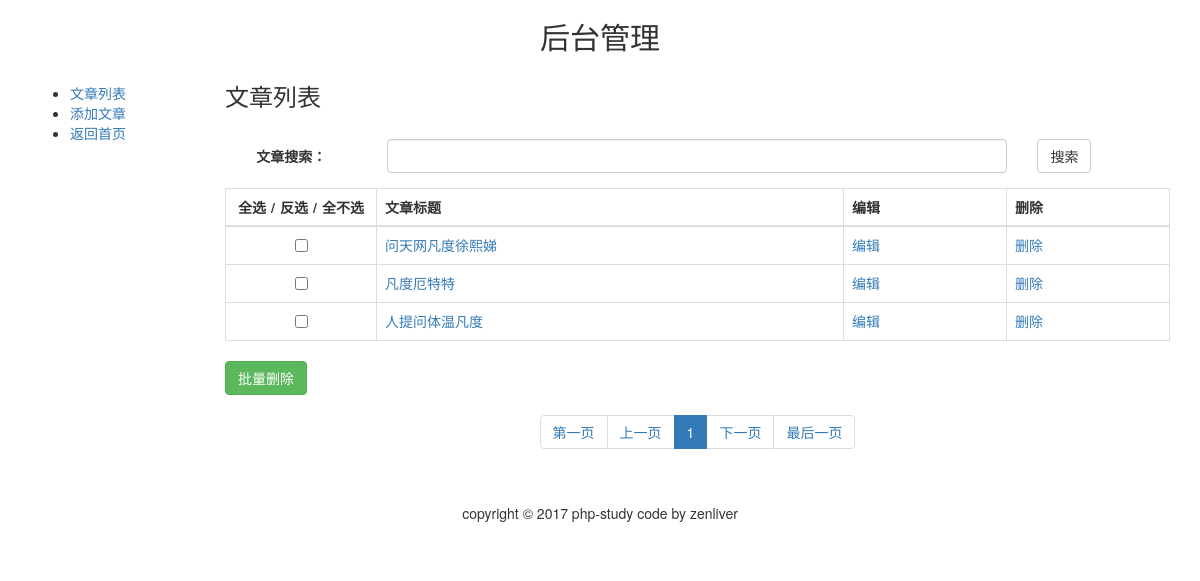
The app's page /admin/index.php with its own data.
### tables this page shows
CREATE TABLE IF NOT EXISTS `article` (
  `id` int(10) unsigned NOT NULL AUTO_INCREMENT,
  `article_title` varchar(200) NOT NULL,
  `article_author` varchar(20) DEFAULT NULL,
  `article_desc` tinytext NOT NULL,
  `article_content` text NOT NULL,
  `article_date` bigint(15) unsigned NOT NULL,
  PRIMARY KEY (`id`),
  UNIQUE KEY `article_date` (`article_date`)
);

### admin/index.php (the view, shortened to what this page needs)
<?php
    $num_per_page = 3;
    $sql_sel_all = "SELECT * FROM article";
    $article_res_all = mysql_query($sql_sel_all);
    $article_num_all = mysql_num_rows($article_res_all);
    $page_num_max = ceil($article_num_all/$num_per_page);
    $url = $_SERVER['REQUEST_SCHEME']."://".$_SERVER['HTTP_HOST'].$_SERVER['REQUEST_URI'];
    if (strpos($url,'?page=')) {
        $page_num = $_GET['page'];
        if (is_numeric($page_num)) {
            if ($page_num > $page_num_max) {
                echo '<script>alert("没有更多文章！");location.href="./index.php";</script>';
                return;
            } else if ($page_num == 0) {
                $page_num = 1;
            }
        } else {
            echo '<script>alert("参数非法！");location.href="./index.php";</script>';
            return;
        }
    } else {
        $page_num = 1;
    }
    if ($page_num > 1) {
        $page_num_prev = $page_num-1;
    } else {
        $page_num_prev = 1;
    }
    if ($page_num < $page_num_max) {
        $page_num_next = $page_num+1;
    } else {
        $page_num_next = $page_num_max;
    }
    $sql_sel_offset = ($page_num-1)*$num_per_page;
    $sql_sel = "SELECT id,article_title FROM article ORDER BY id DESC LIMIT $sql_sel_offset,$num_per_page";
    $article_res = mysql_query($sql_sel);
    while ($data_row = mysql_fetch_assoc($article_res)) {
        $article_data[] = $data_row;
    }
?>
<!DOCTYPE html>
<html lang="en">
<head>
    <link rel="stylesheet" href="./../css/libs/bootstrap.min.css">
    <link rel="stylesheet" href="./../css/libs/font-awesome.min.css">
</head>
<body>
<?php require_once './admin_header.php'; ?>
    <div id="admin">
        <div class="container">
            <div class="row">
                <div class="col-md-2">
                    <div class="admin_sidebar">
<?php require_once './admin_sidebar.php'; ?>
                    </div>
                </div>
                <div class="col-md-10">
                    <div class="admin_content">
                        <h3 style="margin-bottom: 30px;">文章列表</h3>
                        <div class="admin_search">
                            <form class="form-horizontal" role="form" action="#" method="get">
                                <div class="form-group">
                                    <label for="admin_search_keyword" class="col-sm-2 control-label text-left" style="text-align:center;">文章搜索：</label>
                                    <div class="col-sm-8">
                                        <input type="text" name="keyword" class="form-control" id="admin_search_keyword" placeholder="">
                                    </div>
                                    <div class="col-sm-2">
                                        <button type="submit" class="btn btn-default admin_search_btn">搜索</button>
                                    </div>
                                </div>
                            </form>
                        </div>
                        <div class="admin_article_list">
                            <div class="table-responsive">
                                <table class="table table-bordered table-hover">
                                    <thead>
                                        <tr>
                                            <th class="" style="width:16%;text-align:center;">
                                                <span class="admin_article_checkbox_all" style="cursor:pointer;">全选</span><span style="margin-left:5px;margin-right:5px;">/</span><span class="admin_article_checkbox_inverse" style="cursor:pointer;">反选</span><span style="margin-left:5px;margin-right:5px;">/</span><span class="admin_article_checkbox_none" style="cursor:pointer;">全不选</span>
                                            </th>
                                            <th>文章标题</th>
                                            <th>编辑</th>
                                            <th>删除</th>
                                        </tr>
                                    </thead>
                                    <tbody>
                                        <?php
                                            foreach ($article_data as $key => $value) {
                                        ?>
                                                <tr>
                                                    <td class="admin_article_checkbox" style="text-align:center;">
                                                        <input type="checkbox" name="" value="<?php echo $value['id'] ?>">
                                                    </td>
                                                    <td class="admin_article_title">
                                                        <a href="./../article_detail.php?id=<?php echo $value['id'] ?>"><?php echo $value['article_title'] ?></a>
                                                    </td>
                                                    <td>
                                                        <a href="./article_edit.php?id=<?php echo $value['id'] ?>">编辑</a>
                                                    </td>
                                                    <td class="admin_article_del">
                                                        <a href="./article_delete.php?id=<?php echo $value['id'] ?>">删除</a>
                                                    </td>
                                                </tr>
                                        <?php
                                            }
                                        ?>
                                    </tbody>
                                </table>
                            </div>
                            <div class="admin_article_list_batchdel">
                                <button type="button" class="btn btn-success">批量删除</button>
                            </div>
                            <div class="admin_article_list_pagination text-center">
                                <ul class="pagination">
                                    <li><a href="./index.php">第一页</a></li>
                                    <li><a href="./index.php?page=<?php echo $page_num_prev; ?>">上一页</a></li>
                                    <li class="active"><a href="./index.php?page=<?php echo $page_num ?>"><?php echo $page_num ?></a></li>
                                    <li><a href="./index.php?page=<?php echo $page_num_next; ?>">下一页</a></li>
                                    <li><a href="./index.php?page=<?php echo $page_num_max ?>">最后一页</a></li>
                                </ul>
                            </div>
                        </div>
                    </div>
                </div>
            </div>
        </div>
    </div>
<?php require_once './admin_footer.php'; ?>
</body>
</html>

### records on screen
article: article_title "问天网凡度徐熙娣"
article: article_title "凡度厄特特"
article: article_title "人提问体温凡度"

### other values on screen
$page_num "1"
